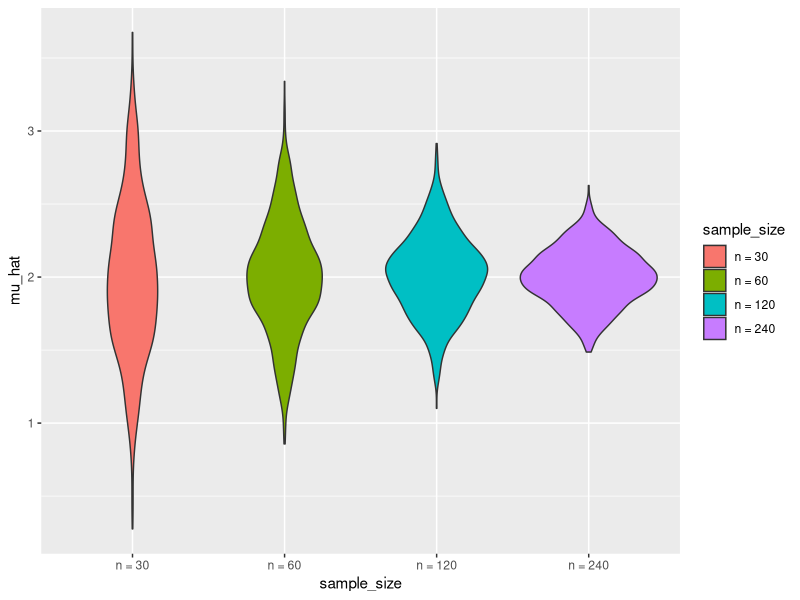
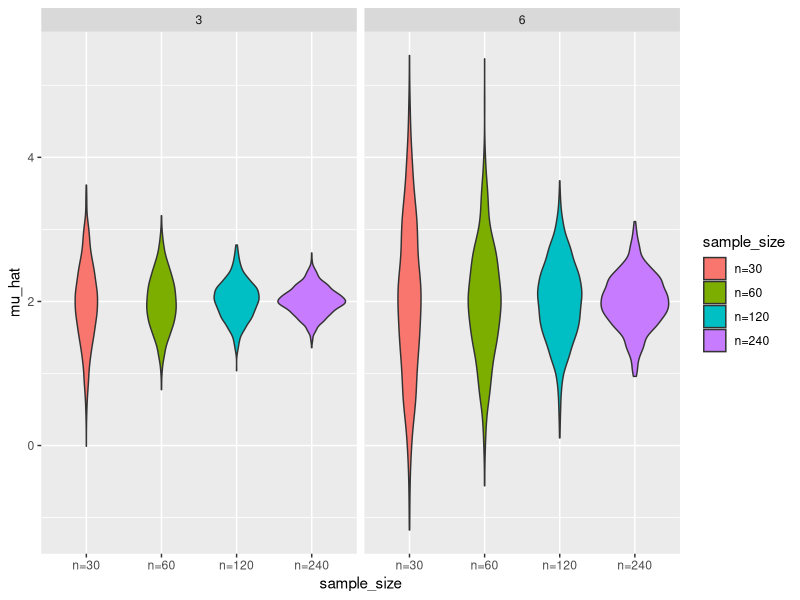

Reproduce these figures in R, in order.
## ---- chunk 1
knitr::opts_chunk$set(echo = TRUE)
library(tidyverse)
## ---- chunk 2
sim_mean_sd = function(n, mu = 2, sigma = 3) {
  
  sim_data = tibble(
    x = rnorm(n, mean = mu, sd = sigma),
  )
  
  sim_data %>% 
    summarize(
      mu_hat = mean(x),
      sigma_hat = sd(x)
    )
}
## ---- chunk 3
output=vector("list",length = 100)

for (i in 1:100){
  output[[i]]=sim_mean_sd(n=30)
}

bind_rows(output)
## ---- chunk 4
sim_results_df<-
    expand_grid(
    sample_size = 30,
    iter = 1:100
  ) %>% 
  mutate(
    estimate_df = map(sample_size, sim_mean_sd)
  ) %>% 
  unnest(estimate_df)
## ---- chunk 5
sim_results_df<-
    expand_grid(
    sample_size = c(30,60,120,240),
    iter = 1:1000
  ) %>% 
  mutate(
    estimate_df = map(sample_size, sim_mean_sd)
  ) %>% 
  unnest(estimate_df)
## ---- chunk 6
sim_results_df %>% 
  mutate(
    sample_size = str_c("n = ", sample_size),
    sample_size = fct_inorder(sample_size)) %>% 
  ggplot(aes(x = sample_size, y = mu_hat, fill = sample_size)) + 
  geom_violin()
## ---- chunk 7
sim_results_df = 
  expand_grid(
    sample_size = c(30, 60, 120, 240),
    true_sd = c(6, 3),
    iter = 1:1000
  ) %>% 
  mutate(
    estimate_df = 
      map2(.x = sample_size, .y = true_sd, ~sim_mean_sd(n = .x, sigma = .y))
  ) %>% 
  unnest(estimate_df)
## ---- chunk 8
sim_results_df %>% 
  mutate(
    sample_size=str_c("n=",sample_size),
    sample_size=fct_inorder(sample_size)
  ) %>% 
  ggplot(aes(x = sample_size, y = mu_hat, fill = sample_size)) + 
  geom_violin() + 
  facet_grid(. ~ true_sd)
